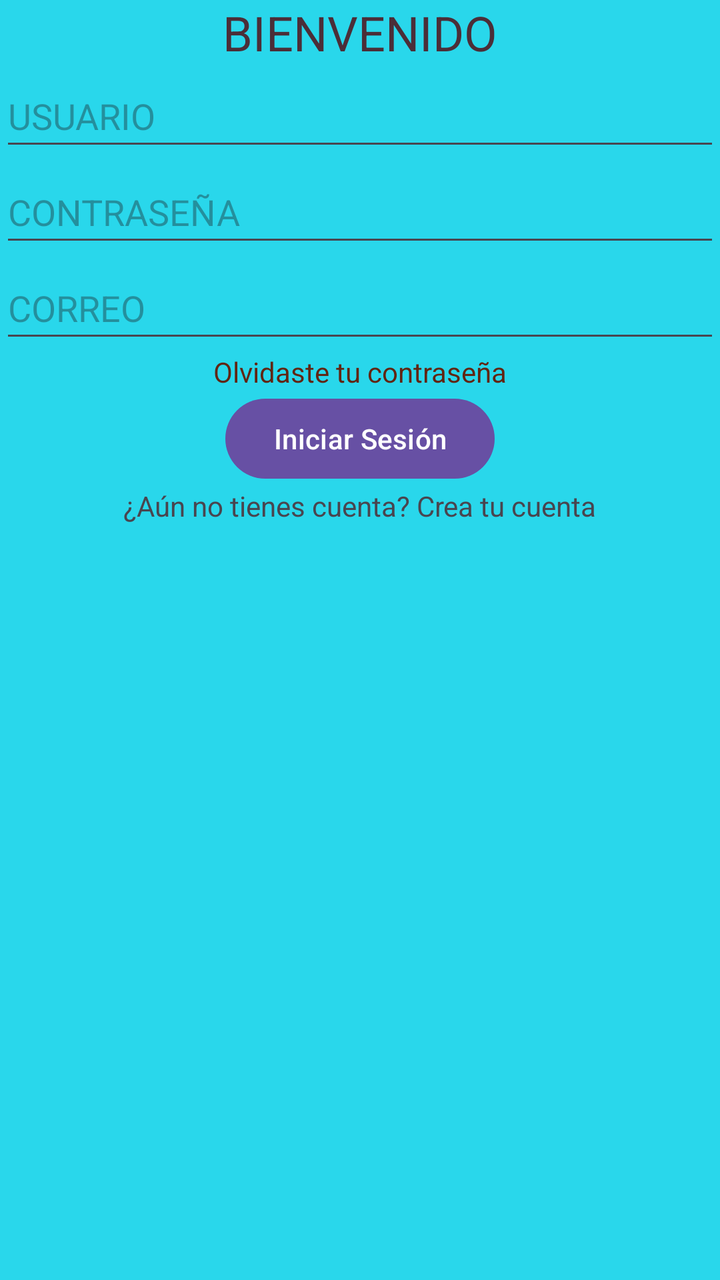
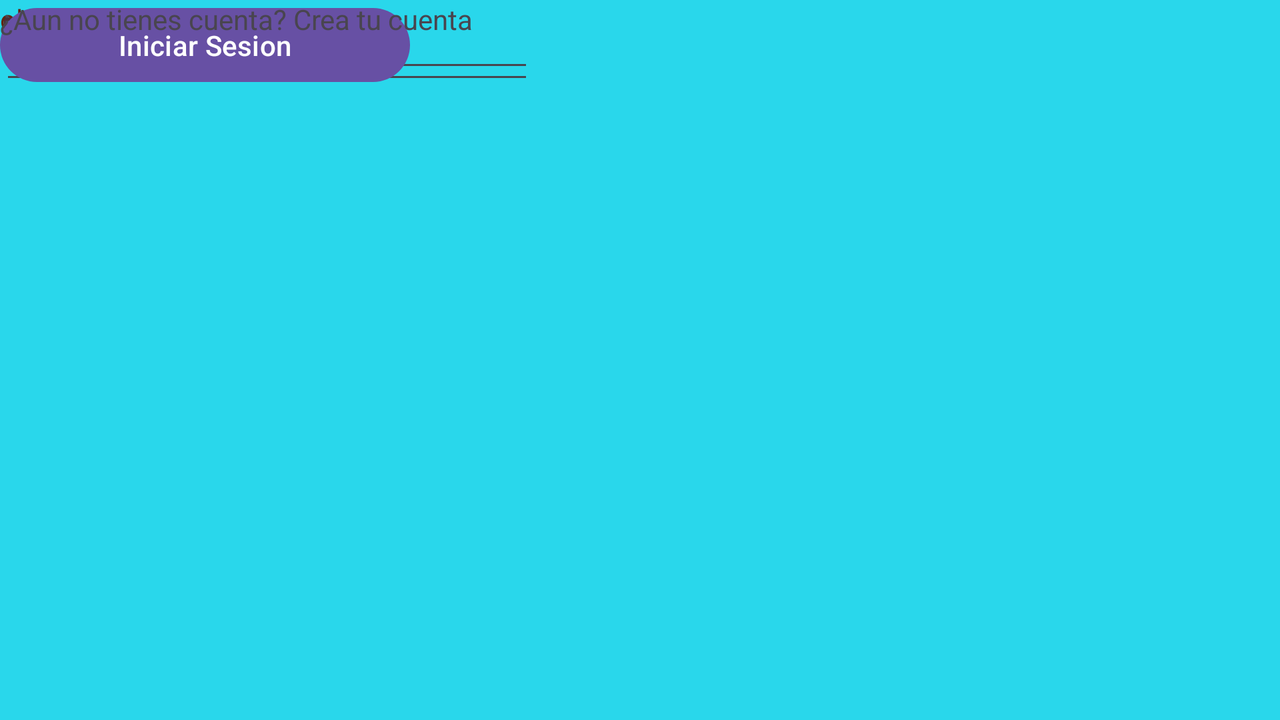

First picture: res/layout/ on a phone held upright. Second picture: the repository's own variant of that layout, on a device whose configuration matches the variant's folder. Source for both follows.
<!-- AndroidManifest.xml: application theme Theme.FacturacionPython -->
<!-- res/layout/activity_main.xml -->
<androidx.constraintlayout.widget.ConstraintLayout xmlns:android="http://schemas.android.com/apk/res/android"
    xmlns:app="http://schemas.android.com/apk/res-auto"
    xmlns:tools="http://schemas.android.com/tools"
    android:id="@+id/main"
    android:layout_width="match_parent"
    android:layout_height="match_parent"
    android:background="#29D7EB"
    tools:context=".MainActivity">

    <TextView
        android:id="@+id/textView3"
        android:layout_width="wrap_content"
        android:layout_height="wrap_content"
        android:text="@string/welcome_text"
        android:textColor="#4B2E38"
        android:textSize="24sp"
        app:layout_constraintTop_toTopOf="parent"
        app:layout_constraintStart_toStartOf="parent"
        app:layout_constraintEnd_toEndOf="parent"
        app:layout_constraintHorizontal_bias="0.5"
        app:layout_constraintVertical_bias="0.2" />

    <EditText
        android:id="@+id/editTextText"
        android:layout_width="0dp"
        android:layout_height="wrap_content"
        android:minHeight="48dp"
        android:ems="10"
        android:hint="@string/user_hint"
        android:inputType="text"
        android:textColor="#661515"
        app:layout_constraintTop_toBottomOf="@id/textView3"
        app:layout_constraintStart_toStartOf="parent"
        app:layout_constraintEnd_toEndOf="parent" />

    <EditText
        android:id="@+id/editTextText2"
        android:layout_width="0dp"
        android:layout_height="wrap_content"
        android:minHeight="48dp"
        android:ems="10"
        android:hint="@string/password_hint"
        android:inputType="textPassword"
        android:textColor="#6B1414"
        app:layout_constraintTop_toBottomOf="@id/editTextText"
        app:layout_constraintStart_toStartOf="parent"
        app:layout_constraintEnd_toEndOf="parent" />

    <EditText
        android:id="@+id/editTextTextEmailAddress"
        android:layout_width="0dp"
        android:layout_height="wrap_content"
        android:minHeight="48dp"
        android:ems="10"
        android:hint="@string/email_hint"
        android:inputType="textEmailAddress"
        android:textColor="#5F1010"
        app:layout_constraintTop_toBottomOf="@id/editTextText2"
        app:layout_constraintStart_toStartOf="parent"
        app:layout_constraintEnd_toEndOf="parent" />

    <TextView
        android:id="@+id/textView4"
        android:layout_width="wrap_content"
        android:layout_height="wrap_content"
        android:text="@string/forgot_password"
        android:textColor="#612512"
        app:layout_constraintTop_toBottomOf="@id/editTextTextEmailAddress"
        app:layout_constraintStart_toStartOf="parent"
        app:layout_constraintEnd_toEndOf="parent"
        app:layout_constraintVertical_bias="0.9" />

    <Button
        android:id="@+id/button"
        android:layout_width="wrap_content"
        android:layout_height="wrap_content"
        android:minHeight="48dp"
        android:text="@string/login_button"
        app:layout_constraintTop_toBottomOf="@id/textView4"
        app:layout_constraintStart_toStartOf="parent"
        app:layout_constraintEnd_toEndOf="parent" />

    <TextView
        android:id="@+id/textView5"
        android:layout_width="wrap_content"
        android:layout_height="wrap_content"
        android:text="@string/create_account"
        app:layout_constraintTop_toBottomOf="@id/button"
        app:layout_constraintStart_toStartOf="parent"
        app:layout_constraintEnd_toEndOf="parent" />

</androidx.constraintlayout.widget.ConstraintLayout>
<!-- resources referenced by this layout -->
<resources>
  <string name="create_account">¿Aún no tienes cuenta? Crea tu cuenta</string>
  <string name="email_hint">CORREO</string>
  <string name="forgot_password">Olvidaste tu contraseña</string>
  <string name="login_button">Iniciar Sesión</string>
  <string name="password_hint">CONTRASEÑA</string>
  <string name="user_hint">USUARIO</string>
  <string name="welcome_text">BIENVENIDO</string>
  <style name="Theme.FacturacionPython" parent="Base.Theme.FacturacionPython" />
  <style name="Base.Theme.FacturacionPython" parent="Theme.Material3.DayNight.NoActionBar">
          
          
      </style>
</resources>
<!-- res/layout-land/activity_main.xml (the repository's variant of the layout above) -->
<!-- drawn on the phone turned sideways -->
<?xml version="1.0" encoding="utf-8"?>
<androidx.constraintlayout.widget.ConstraintLayout xmlns:android="http://schemas.android.com/apk/res/android"
    xmlns:app="http://schemas.android.com/apk/res-auto"
    xmlns:tools="http://schemas.android.com/tools"
    android:id="@+id/main"
    android:layout_width="match_parent"
    android:layout_height="match_parent"
    android:animateLayoutChanges="false"
    android:background="#29D7EB"
    tools:context=".MainActivity">

    <TextView
        android:id="@+id/textView3"
        android:layout_width="183dp"
        android:layout_height="41dp"
        android:text="BIENVENIDO"
        android:textColor="#4B2E38"
        android:textIsSelectable="false"
        android:textSize="24sp"
        tools:layout_editor_absoluteX="141dp"
        tools:layout_editor_absoluteY="169dp" />

    <EditText
        android:id="@+id/editTextText"
        android:layout_width="267dp"
        android:layout_height="47dp"
        android:ems="10"
        android:inputType="text"
        android:text="USUARIO"
        android:textColor="#661515"
        tools:layout_editor_absoluteX="60dp"
        tools:layout_editor_absoluteY="229dp" />

    <EditText
        android:id="@+id/editTextText2"
        android:layout_width="267dp"
        android:layout_height="41dp"
        android:ems="10"
        android:inputType="text"
        android:text="CONTRASEÑA"
        android:textColorLink="#6B1414"
        tools:layout_editor_absoluteX="60dp"
        tools:layout_editor_absoluteY="283dp" />

    <EditText
        android:id="@+id/editTextTextEmailAddress"
        android:layout_width="263dp"
        android:layout_height="41dp"
        android:ems="10"
        android:inputType="textEmailAddress"
        android:text="CORREO"
        android:textColor="#5F1010"
        tools:layout_editor_absoluteX="64dp"
        tools:layout_editor_absoluteY="371dp" />

    <TextView
        android:id="@+id/textView4"
        android:layout_width="wrap_content"
        android:layout_height="wrap_content"
        android:text="olvidaste tu contraseña"
        android:textColor="#612512"
        tools:layout_editor_absoluteX="114dp"
        tools:layout_editor_absoluteY="324dp" />

    <androidx.constraintlayout.widget.Guideline
        android:layout_width="wrap_content"
        android:layout_height="wrap_content"
        app:layout_constraintGuide_begin="-37dp" />

    <Button
        android:id="@+id/button"
        android:layout_width="205dp"
        android:layout_height="45dp"
        android:text="Iniciar Sesion"
        tools:layout_editor_absoluteX="103dp"
        tools:layout_editor_absoluteY="464dp" />

    <TextView
        android:id="@+id/textView5"
        android:layout_width="wrap_content"
        android:layout_height="wrap_content"
        android:text="¿Aun no tienes cuenta? Crea tu cuenta"
        tools:layout_editor_absoluteX="86dp"
        tools:layout_editor_absoluteY="517dp" />
</androidx.constraintlayout.widget.ConstraintLayout>
<!-- resources referenced by the variant -->
<!-- as the phone turned sideways resolves them -->
<resources>
  <style name="Theme.FacturacionPython" parent="Base.Theme.FacturacionPython" />
  <style name="Base.Theme.FacturacionPython" parent="Theme.Material3.DayNight.NoActionBar">
          
          
      </style>
</resources>
